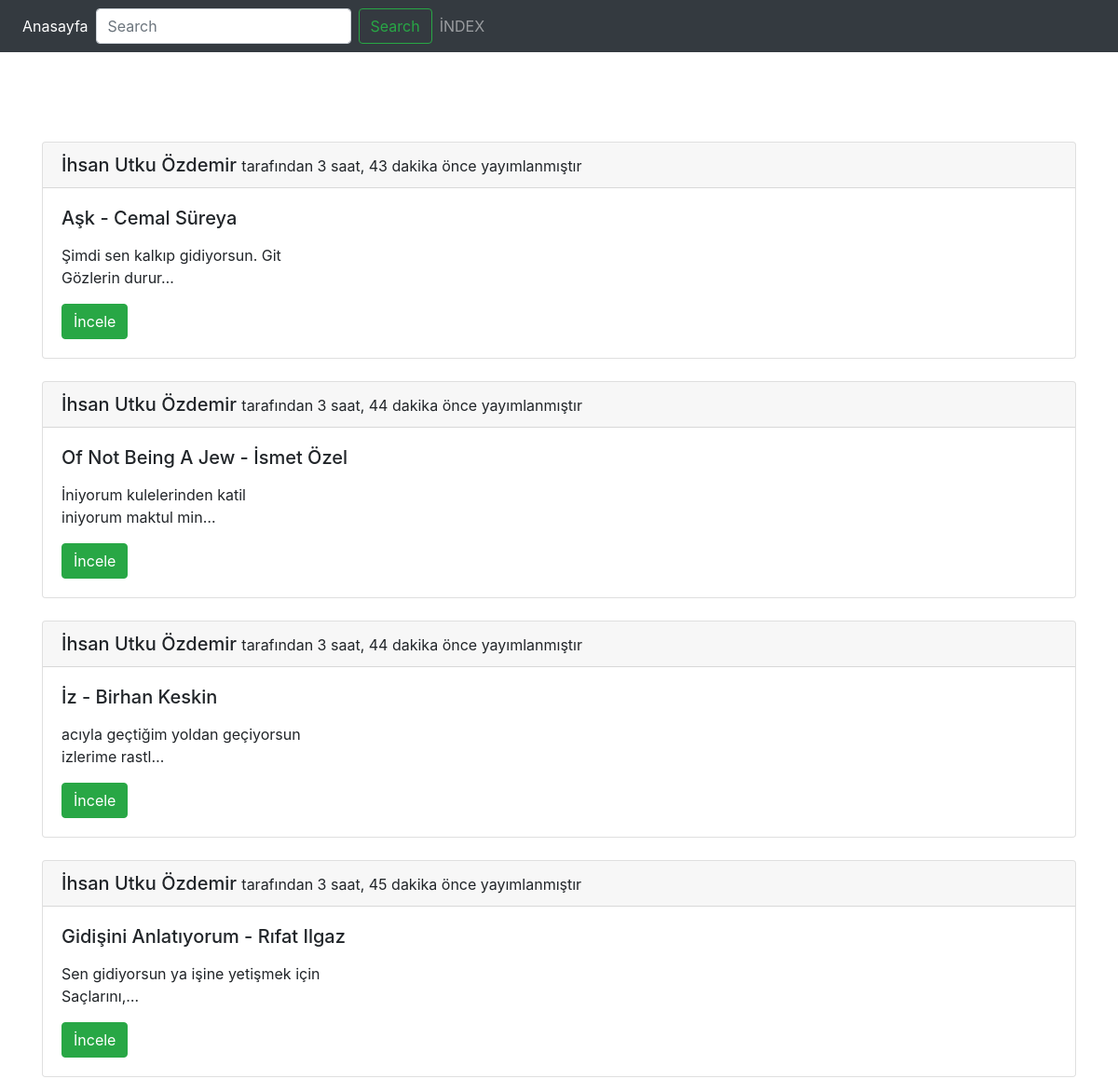
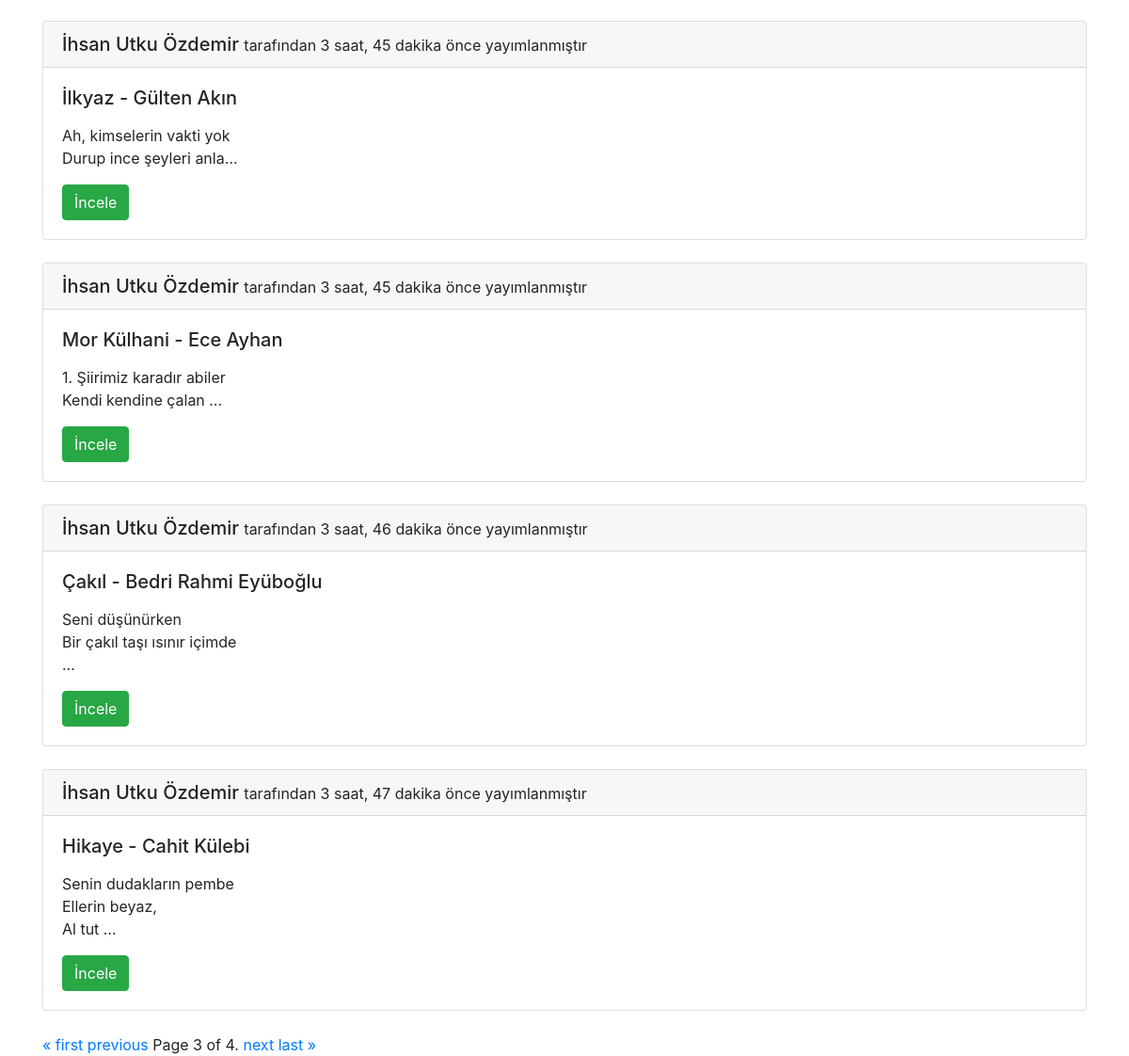
The page /post/index/?page=3 on the database its author committed (2 pictures, top to bottom).
### post/models.py (models this page shows, shortened)
class Post(models.Model):
    user = models.ForeignKey('auth.User', verbose_name='Yazar', related_name='posts', on_delete=models.CASCADE)
    title = models.CharField(max_length=120, verbose_name='Başlık')
    content = models.TextField(verbose_name='İçerik')
    publishing_date = models.DateTimeField(verbose_name='Yayımlanma Tarihi', auto_now_add=True)
    slug = models.SlugField(unique=True, editable=False, max_length=130)
    def get_absolute_url(self):
        return reverse('post:detail', kwargs={'slug': self.slug})
    class Meta:
        ordering = ['-publishing_date',  'id']

### post/views.py (the view, shortened to what this page needs)
def post_index(request):
    post_list = Post.objects.all()
    query = request.GET.get('q')
    paginator = Paginator(post_list, 8)
    page_number = request.GET.get('page')
    posts = paginator.get_page(page_number)
    return render(request, "post/index.html", {'posts': posts})

### templates/post/index.html (shortened to what this page needs)
{% extends 'base.html' %}
{% block body %}
    <div class="container">
        {% for post in posts %}
            <div class="row">
                <div class="col-md-12">
                    <div class="card">
                        <h5 class="card-header"> {{ post.user.get_full_name }} <small> tarafından {{ post.publishing_date|timesince }} önce yayımlanmıştır </small> </h5>
                        <div class="card-body">
                            <h5 class="card-title"> {{ post.title }} </h5>
                            <p class="card-text"> {{ post.content|linebreaks|truncatechars:55 }} </p>
                            <a href="{{ post.get_absolute_url }}" class="btn btn-success"> İncele </a>
                        </div>
                    </div>
                </div>
            </div>
            <br>
        {% endfor %}
        <div class="row">
            <div class="col-md-12">
                <div class="pagination">
                    <span class="step-links">
                        {% if posts.has_previous %}
                            <a href="?page=1">&laquo; first</a>
                            <a href="?page={{ posts.previous_page_number }}">previous</a>
                        {% endif %}
                        <span class="current">
                            Page {{ posts.number }} of {{ posts.paginator.num_pages }}.
                        </span>
                        {% if posts.has_next %}
                            <a href="?page={{ posts.next_page_number }}">next</a>
                            <a href="?page={{ posts.paginator.num_pages }}">last &raquo;</a>
                        {% endif %}
                    </span>
                </div>
            </div>
        </div>
    </div>
{% endblock %}

### static/css/style.css (style rules this page uses)
body { padding-top: 80px; }

### rows shown on the page
Post: user.get_full_name "İhsan Utku Özdemir", publishing_date "3 saat, 43 dakika", title "Aşk - Cemal Süreya", content "Şimdi sen kalkıp gidiyorsun. Git Gözlerin durur…"
Post: user.get_full_name "İhsan Utku Özdemir", publishing_date "3 saat, 44 dakika", title "Of Not Being A Jew - İsmet Özel", content "İniyorum kulelerinden katil iniyorum maktul min…"
Post: user.get_full_name "İhsan Utku Özdemir", publishing_date "3 saat, 44 dakika", title "İz - Birhan Keskin", content "acıyla geçtiğim yoldan geçiyorsun izlerime rastl…"
Post: user.get_full_name "İhsan Utku Özdemir", publishing_date "3 saat, 45 dakika", title "Gidişini Anlatıyorum - Rıfat Ilgaz", content "Sen gidiyorsun ya işine yetişmek için Saçlarını,…"
Post: user.get_full_name "İhsan Utku Özdemir", publishing_date "3 saat, 45 dakika", title "İlkyaz - Gülten Akın", content "Ah, kimselerin vakti yok Durup ince şeyleri anla…"
Post: user.get_full_name "İhsan Utku Özdemir", publishing_date "3 saat, 45 dakika", title "Mor Külhani - Ece Ayhan", content "1. Şiirimiz karadır abiler Kendi kendine çalan …"
Post: user.get_full_name "İhsan Utku Özdemir", publishing_date "3 saat, 46 dakika", title "Çakıl - Bedri Rahmi Eyüboğlu", content "Seni düşünürken Bir çakıl taşı ısınır içimde …"
Post: user.get_full_name "İhsan Utku Özdemir", publishing_date "3 saat, 47 dakika", title "Hikaye - Cahit Külebi", content "Senin dudakların pembe Ellerin beyaz, Al tut …"

### other values the page prints
{{ posts.number }} "3"
{{ posts.paginator.num_pages }} "4"
